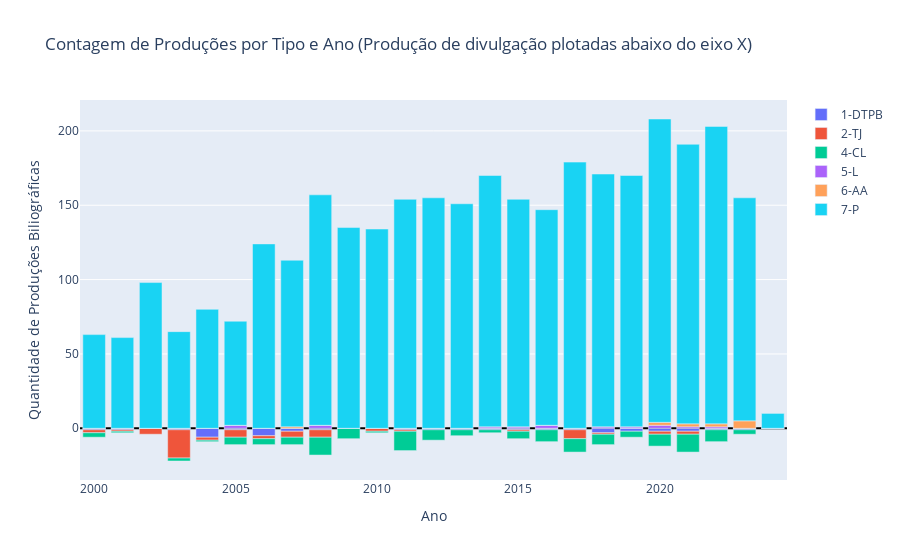
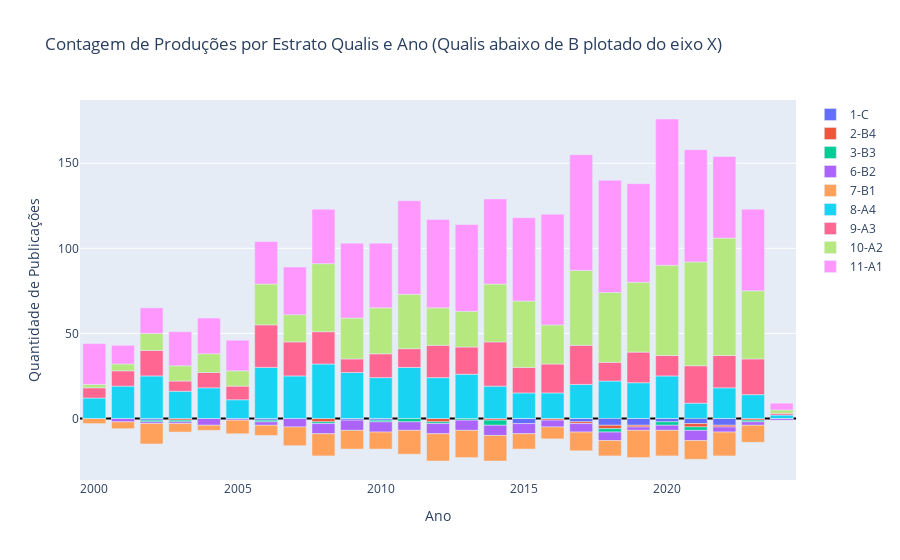

Write notebook code for charts like these, in order.
### Markdown cell above
## Analisando arquivos gerados previamente

### Code cell
# publicacoes_v7_nenhuma_area
filename='publicacoes_v7_nenhuma_area.csv'
prep_pub.ler_csv_dados(pathdata,filename)
prep_pub.plotar_producoes_barras_empilhadas(filename)
prep_pub.plotar_qualis_barras_empilhadas(filename)

### Figure 1 — Plotly figure (JSON) as saved in the notebook; plotly's stock layout.template omitted (floating-point values rounded to 4 significant figures)
{"data": [{"name": "1-DTPB", "type": "bar", "x": [2000, 2001, 2002, 2003, 2004, 2005, 2006, 2007, 2008, 2009, 2010, 2011, 2012, 2013, 2014, 2015, 2016, 2017, 2018, 2019, 2020, 2021, 2022, 2023, 2024], "y": [-1, -1, 0, -1, -6, -1, -5, -2, -1, 0, 0, -1, -1, -1, -1, -1, -1, -1, -3, -2, -2, -2, -1, -1, 0]}, {"name": "2-TJ", "type": "bar", "x": [2000, 2001, 2002, 2003, 2004, 2005, 2006, 2007, 2008, 2009, 2010, 2011, 2012, 2013, 2014, 2015, 2016, 2017, 2018, 2019, 2020, 2021, 2022, 2023, 2024], "y": [-2, -1, -4, -19, -2, -5, -2, -4, -5, 0, -2, -1, 0, 0, 0, -1, 0, -6, -1, 0, -2, -2, 0, 0, 0]}, {"name": "4-CL", "type": "bar", "x": [2000, 2001, 2002, 2003, 2004, 2005, 2006, 2007, 2008, 2009, 2010, 2011, 2012, 2013, 2014, 2015, 2016, 2017, 2018, 2019, 2020, 2021, 2022, 2023, 2024], "y": [-3, -1, 0, -2, -1, -5, -4, -5, -12, -7, -1, -13, -7, -4, -2, -5, -8, -9, -7, -4, -8, -12, -8, -3, 0]}, {"name": "5-L", "type": "bar", "x": [2000, 2001, 2002, 2003, 2004, 2005, 2006, 2007, 2008, 2009, 2010, 2011, 2012, 2013, 2014, 2015, 2016, 2017, 2018, 2019, 2020, 2021, 2022, 2023, 2024], "y": [0, 0, 0, 0, 0, 2, 0, 0, 2, 0, 0, 0, 0, 0, 1, 1, 2, 0, 1, 1, 2, 1, 1, 0, 0]}, {"name": "6-AA", "type": "bar", "x": [2000, 2001, 2002, 2003, 2004, 2005, 2006, 2007, 2008, 2009, 2010, 2011, 2012, 2013, 2014, 2015, 2016, 2017, 2018, 2019, 2020, 2021, 2022, 2023, 2024], "y": [0, 0, 0, 0, 0, 0, 0, 1, 0, 0, 0, 0, 0, 0, 0, 0, 0, 0, 0, 0, 2, 2, 2, 5, 0]}, {"name": "7-P", "type": "bar", "x": [2000, 2001, 2002, 2003, 2004, 2005, 2006, 2007, 2008, 2009, 2010, 2011, 2012, 2013, 2014, 2015, 2016, 2017, 2018, 2019, 2020, 2021, 2022, 2023, 2024], "y": [63, 61, 98, 65, 80, 70, 124, 112, 155, 135, 134, 154, 155, 151, 169, 153, 145, 179, 170, 169, 204, 188, 200, 150, 10]}], "layout": {"barmode": "relative", "title": {"text": "Contagem de Produções por Tipo e Ano (Produção de divulgação plotadas abaixo do eixo X)"}, "xaxis": {"anchor": "y", "domain": [0, 1], "title": {"text": "Ano"}}, "yaxis": {"anchor": "x", "domain": [0, 1], "title": {"text": "Quantidade de Produções Biliográficas"}, "zeroline": true, "zerolinecolor": "black", "zerolinewidth": 2}}}

### Figure 2 — Plotly figure (JSON) as saved in the notebook; plotly's stock layout.template omitted (floating-point values rounded to 4 significant figures)
{"data": [{"name": "1-C", "type": "bar", "x": [2000, 2001, 2002, 2003, 2004, 2005, 2006, 2007, 2008, 2009, 2010, 2011, 2012, 2013, 2014, 2015, 2016, 2017, 2018, 2019, 2020, 2021, 2022, 2023, 2024], "y": [0, 0, -1, 0, 0, 0, -1, 0, 0, -1, -1, 0, 0, 0, 0, -3, 0, -2, -4, -4, -2, -3, -4, 0, 0]}, {"name": "2-B4", "type": "bar", "x": [2000, 2001, 2002, 2003, 2004, 2005, 2006, 2007, 2008, 2009, 2010, 2011, 2012, 2013, 2014, 2015, 2016, 2017, 2018, 2019, 2020, 2021, 2022, 2023, 2024], "y": [0, 0, 0, -1, 0, 0, 0, 0, -2, 0, 0, 0, -2, 0, -1, 0, -1, -1, -2, -1, 0, -2, -1, -1, 0]}, {"name": "3-B3", "type": "bar", "x": [2000, 2001, 2002, 2003, 2004, 2005, 2006, 2007, 2008, 2009, 2010, 2011, 2012, 2013, 2014, 2015, 2016, 2017, 2018, 2019, 2020, 2021, 2022, 2023, 2024], "y": [0, 0, -1, -1, 0, 0, -1, 0, -1, 0, -1, -2, -1, -1, -3, 0, 0, 0, -2, 0, -2, -2, 0, -1, 0]}, {"name": "6-B2", "type": "bar", "x": [2000, 2001, 2002, 2003, 2004, 2005, 2006, 2007, 2008, 2009, 2010, 2011, 2012, 2013, 2014, 2015, 2016, 2017, 2018, 2019, 2020, 2021, 2022, 2023, 2024], "y": [0, -2, -1, -1, -4, -1, -2, -5, -6, -6, -6, -5, -6, -6, -6, -6, -4, -5, -5, -2, -3, -6, -3, -2, -1]}, {"name": "7-B1", "type": "bar", "x": [2000, 2001, 2002, 2003, 2004, 2005, 2006, 2007, 2008, 2009, 2010, 2011, 2012, 2013, 2014, 2015, 2016, 2017, 2018, 2019, 2020, 2021, 2022, 2023, 2024], "y": [-3, -4, -12, -5, -3, -8, -6, -11, -13, -11, -10, -14, -16, -16, -15, -9, -7, -11, -9, -16, -15, -11, -14, -10, 0]}, {"name": "8-A4", "type": "bar", "x": [2000, 2001, 2002, 2003, 2004, 2005, 2006, 2007, 2008, 2009, 2010, 2011, 2012, 2013, 2014, 2015, 2016, 2017, 2018, 2019, 2020, 2021, 2022, 2023, 2024], "y": [12, 19, 25, 16, 18, 11, 30, 25, 32, 27, 24, 30, 24, 26, 19, 15, 15, 20, 22, 21, 25, 9, 18, 14, 2]}, {"name": "9-A3", "type": "bar", "x": [2000, 2001, 2002, 2003, 2004, 2005, 2006, 2007, 2008, 2009, 2010, 2011, 2012, 2013, 2014, 2015, 2016, 2017, 2018, 2019, 2020, 2021, 2022, 2023, 2024], "y": [6, 9, 15, 6, 9, 8, 25, 20, 19, 8, 14, 11, 19, 16, 26, 15, 17, 23, 11, 18, 12, 22, 19, 21, 1]}, {"name": "10-A2", "type": "bar", "x": [2000, 2001, 2002, 2003, 2004, 2005, 2006, 2007, 2008, 2009, 2010, 2011, 2012, 2013, 2014, 2015, 2016, 2017, 2018, 2019, 2020, 2021, 2022, 2023, 2024], "y": [2, 4, 10, 9, 11, 9, 24, 16, 40, 24, 27, 32, 22, 21, 34, 39, 23, 44, 41, 41, 53, 61, 69, 40, 2]}, {"name": "11-A1", "type": "bar", "x": [2000, 2001, 2002, 2003, 2004, 2005, 2006, 2007, 2008, 2009, 2010, 2011, 2012, 2013, 2014, 2015, 2016, 2017, 2018, 2019, 2020, 2021, 2022, 2023, 2024], "y": [24, 11, 15, 20, 21, 18, 25, 28, 32, 44, 38, 55, 52, 51, 50, 49, 65, 68, 66, 58, 86, 66, 48, 48, 4]}], "layout": {"barmode": "relative", "title": {"text": "Contagem de Produções por Estrato Qualis e Ano (Qualis abaixo de B plotado do eixo X)"}, "xaxis": {"anchor": "y", "domain": [0, 1], "title": {"text": "Ano"}}, "yaxis": {"anchor": "x", "domain": [0, 1], "title": {"text": "Quantidade de Publicações"}, "zeroline": true, "zerolinecolor": "black", "zerolinewidth": 2}}}
